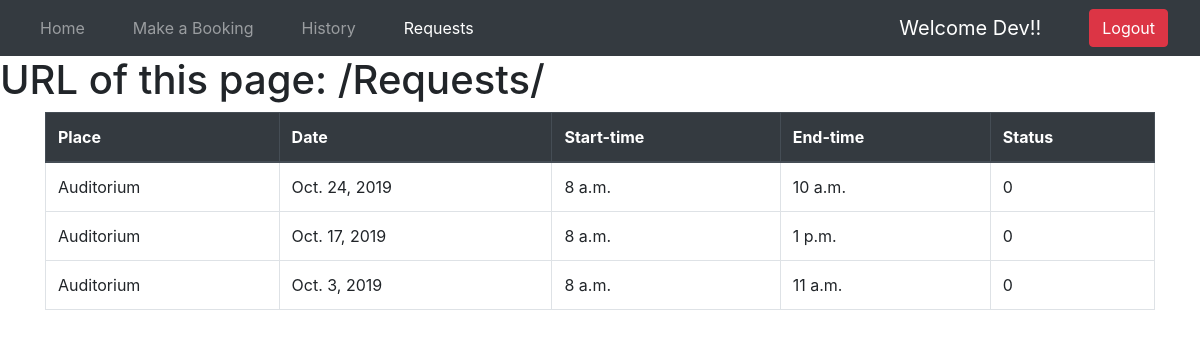
Page /Requests/ (signed in) on the earlier database version.
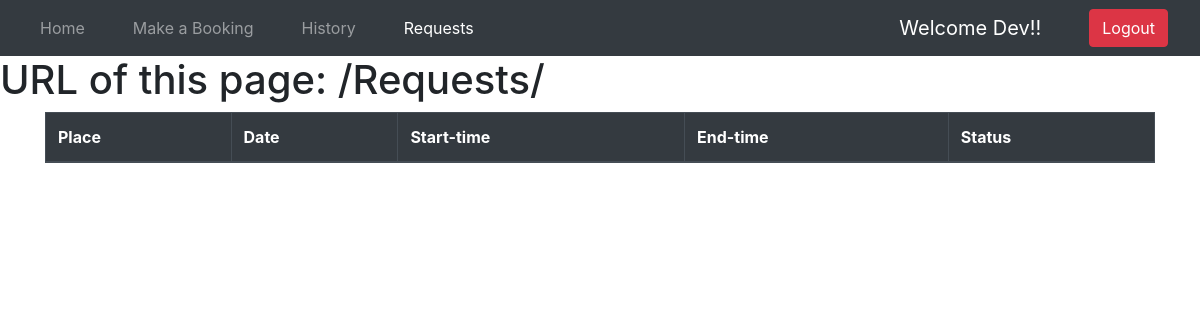
Same page on the later database version.
### login/models.py (models this page shows)
class Booking(models.Model):
    HOUR_CHOICES = [(dt.time(hour=x), '{:02d}:00'.format(x)) for x in range(8, 18)]
    audi_choices = [
        ('Auditorium','Auditorium'),
        ('Place2','Place2'),
        ('Place3','Place3')
    ]
    default_choice = [
        ('Auditorium','Auditorium')
    ]
    status_choice = [
        ('Pending','Pending'),
        ('Accepted','Accepted'),
        ('Rejected','Rejected')
    ]
    default_status_choice = [
        ('Pending','Pending')
    ]
    name = models.CharField(max_length=100)
    email = models.EmailField()
    place = models.CharField(max_length=100, choices = audi_choices,default=default_status_choice)
    date = models.DateField()
    start_time = models.TimeField(choices= HOUR_CHOICES)
    end_time = models.TimeField(choices= HOUR_CHOICES)
    status = models.CharField(max_length = 100,choices = status_choice,default = status_choice[0][0])
    userid=models.IntegerField(blank=True, null=True)
    def __str__(self):
        return self.name

### login/views.py (the view)
# urls.py: path("Requests/", views.Requests, name="Requests"),
@login_required
def Requests(request):
    x=Booking.objects.filter(userid=request.user.id)
    params={'Object':x}
    print(x)
    return render(request, 'login/Requests.html',params)

### templates/login/Requests.html
{% extends "login/extended.html" %} {% block title %} Requests {% endblock title %}
{% block body %}
<div class="table-responsive container">
<table class="table  table-bordered table-hover">
        <thead class="thead-dark">
          <tr>
            <th scope="col">Place</th>
            <th scope="col">Date</th>
            <th scope="col">Start-time</th>
            <th scope="col">End-time</th>
            <th scope="col">Status</th>
          </tr>
        </thead>
        <tbody>
          {% for i in Object %}
          <tr>
           <td>{{ i.place }}</td>
            <td>{{ i.date }}</td>
            <td>{{ i.start_time }}</td>
            <td>{{ i.end_time }}</td>
            <td>{{ i.status }}</td>
          </tr>
          {% endfor %}
         </tbody>
      </table>
    </div>
{% endblock body %}

Differences in the rows shown:
no longer on this page (row edited): Booking: place "Auditorium", date "Oct. 24, 2019", start_time "8 a.m.", end_time "10 a.m.", status "0"
removed Booking: place "Auditorium", date "Oct. 17, 2019", start_time "8 a.m.", end_time "1 p.m.", status "0"
removed Booking: place "Auditorium", date "Oct. 3, 2019", start_time "8 a.m.", end_time "11 a.m.", status "0"
